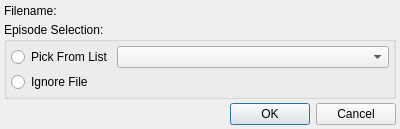
<?xml version="1.0" encoding="UTF-8"?>
<ui version="4.0">
 <class>ChangeEpisode</class>
 <widget class="QDialog" name="ChangeEpisode">
  <property name="geometry">
   <rect>
    <x>0</x>
    <y>0</y>
    <width>400</width>
    <height>120</height>
   </rect>
  </property>
  <property name="windowTitle">
   <string>Change Episode</string>
  </property>
  <layout class="QVBoxLayout" name="verticalLayout_2">
   <property name="spacing">
    <number>4</number>
   </property>
   <property name="margin">
    <number>4</number>
   </property>
   <item>
    <layout class="QHBoxLayout" name="horizontalLayout_2">
     <property name="spacing">
      <number>4</number>
     </property>
     <item>
      <widget class="QLabel" name="label">
       <property name="text">
        <string>Filename:</string>
       </property>
      </widget>
     </item>
     <item>
      <widget class="QLabel" name="filenameLabel">
       <property name="sizePolicy">
        <sizepolicy hsizetype="Expanding" vsizetype="Preferred">
         <horstretch>0</horstretch>
         <verstretch>0</verstretch>
        </sizepolicy>
       </property>
       <property name="text">
        <string>&lt;filename&gt;</string>
       </property>
      </widget>
     </item>
    </layout>
   </item>
   <item>
    <widget class="QGroupBox" name="groupBox">
     <property name="title">
      <string>Episode Selection:</string>
     </property>
     <layout class="QVBoxLayout" name="verticalLayout">
      <property name="spacing">
       <number>4</number>
      </property>
      <property name="margin">
       <number>4</number>
      </property>
      <item>
       <layout class="QHBoxLayout" name="horizontalLayout">
        <property name="spacing">
         <number>4</number>
        </property>
        <item>
         <widget class="QRadioButton" name="pickFromListRadio">
          <property name="text">
           <string>Pick From List</string>
          </property>
         </widget>
        </item>
        <item>
         <widget class="QComboBox" name="episodeComboBox">
          <property name="sizePolicy">
           <sizepolicy hsizetype="Expanding" vsizetype="Fixed">
            <horstretch>0</horstretch>
            <verstretch>0</verstretch>
           </sizepolicy>
          </property>
         </widget>
        </item>
       </layout>
      </item>
      <item>
       <widget class="QRadioButton" name="ignoreRadio">
        <property name="text">
         <string>Ignore File</string>
        </property>
       </widget>
      </item>
     </layout>
    </widget>
   </item>
   <item>
    <widget class="QDialogButtonBox" name="buttonBox">
     <property name="orientation">
      <enum>Qt::Horizontal</enum>
     </property>
     <property name="standardButtons">
      <set>QDialogButtonBox::Cancel|QDialogButtonBox::Ok</set>
     </property>
    </widget>
   </item>
  </layout>
 </widget>
 <resources/>
 <connections>
  <connection>
   <sender>buttonBox</sender>
   <signal>accepted()</signal>
   <receiver>ChangeEpisode</receiver>
   <slot>accept()</slot>
   <hints>
    <hint type="sourcelabel">
     <x>248</x>
     <y>254</y>
    </hint>
    <hint type="destinationlabel">
     <x>157</x>
     <y>274</y>
    </hint>
   </hints>
  </connection>
  <connection>
   <sender>buttonBox</sender>
   <signal>rejected()</signal>
   <receiver>ChangeEpisode</receiver>
   <slot>reject()</slot>
   <hints>
    <hint type="sourcelabel">
     <x>316</x>
     <y>260</y>
    </hint>
    <hint type="destinationlabel">
     <x>286</x>
     <y>274</y>
    </hint>
   </hints>
  </connection>
 </connections>
</ui>
